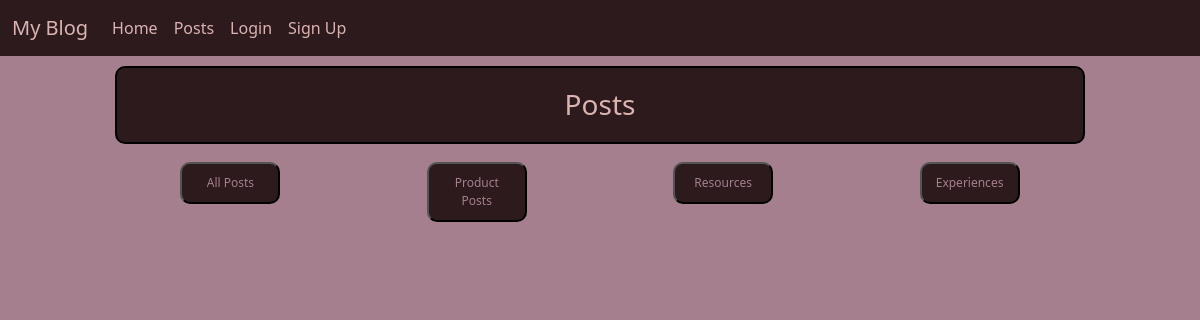
/posts/, run on an earlier commit of the app's database.
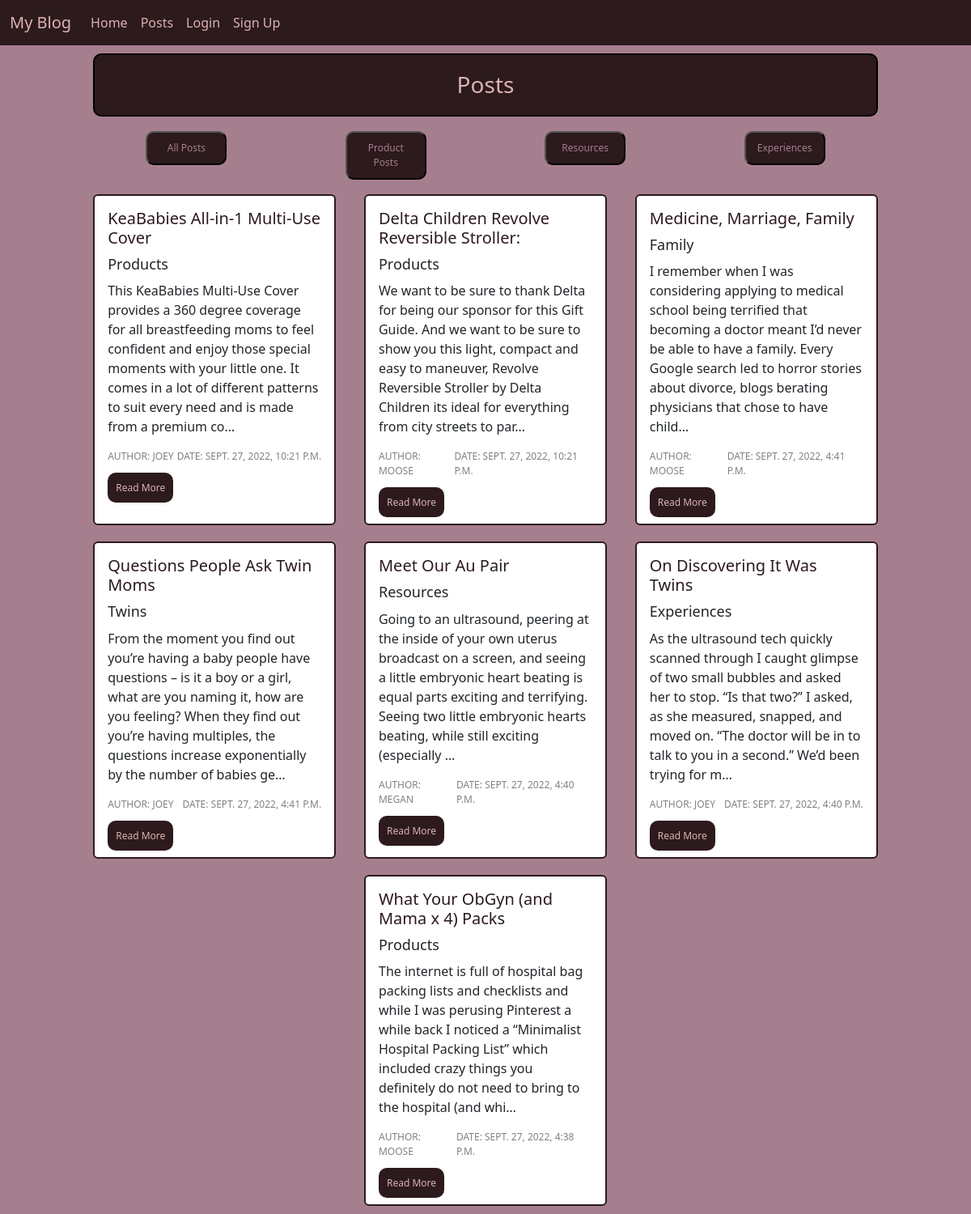
And on a later commit of the database.
### posts/models.py (models this page shows, shortened)
class Post(models.Model):
    title = models.CharField(max_length=45)
    body = models.TextField()
    category = models.CharField(max_length=45)
    created_on = models.DateTimeField(auto_now_add=True)
    author = models.ForeignKey(
        get_user_model(),
        on_delete=models.CASCADE
    )
    status = models.ForeignKey(
        Status,
        on_delete=models.CASCADE,
        blank=True,
        null=True
    )

### posts/views.py (the view)
# urls.py: path('', PostListView.as_view(), name='list'),
class PostListView(ListView):
    template_name = "posts/list.html"
    model = Post
    def get_context_data(self, **kwargs):
        context = super().get_context_data(**kwargs)
        pending_status = Status.objects.get(name="published")
        context['post_list'] = Post.objects.filter(status=pending_status).order_by('created_on').reverse()
        return context

### templates/posts/list.html (shortened to what this page needs)
{% extends 'base.html' %}
{% load static %}
{% block contents %}
    <h1>Posts</h1>
    <div class="d-flex justify-content-evenly">
        <div class="p-2"><button class="card-btns"><a href="{% url 'list' %}">All Posts</a></button></div>
        <div class="p-2"><button class="card-btns"><a href="{% url 'sale_list' %}">Product Posts</a></button></div>
        <div class="p-2"><button class="card-btns"><a href="{% url 'resource_list' %}">Resources</a></button></div>
        <div class="p-2"><button class="card-btns"><a href="{% url 'experience_list' %}">Experiences</a></button></div>
    </div>
    <div class="list-container">
        {% for post in post_list %}
            <div class="card">
                <div class="card-body">
                    <h5 class="card-title"><a href="{% url 'detail' post.id %}">{{ post.title }}</a></h5>
                    <h6 class="card-subtitle">{{ post.category }}</h6>
                    <p class="card-text">{{ post.body | truncatechars:250 }}</p>
                    <div class="author-div">
                        <p class="card-text">AUTHOR: {{ post.author }}</p>
                        <p class="card-text">DATE: {{ post.created_on }}</p>
                    </div>
                    <a href="{% url 'detail' post.id %}" class="card-btns">Read More</a>
                </div>
            </div>
        {% endfor %}
    </div>
{% endblock contents %}

What changed in the data, as far as the page shows it:
now on this page (row edited): Post: title "KeaBabies All-in-1 Multi-Use Cover", category "Products", body "This KeaBabies Multi-Use Cover provides a 360 degree coverage for all breastfeeding moms to feel confident and enjoy those special moments with your little one. It comes in a lot of different patterns to suit every need and is made from a premium co…", author "JOEY", created_on "SEPT. 27, 2022, 10:21 P.M."
now on this page (row edited): Post: title "Delta Children Revolve Reversible Stroller:", category "Products", body "We want to be sure to thank Delta for being our sponsor for this Gift Guide. And we want to be sure to show you this light, compact and easy to maneuver, Revolve Reversible Stroller by Delta Children its ideal for everything from city streets to par…", author "MOOSE", created_on "SEPT. 27, 2022, 10:21 P.M."
now on this page (row edited): Post: title "Medicine, Marriage, Family", category "Family", body "I remember when I was considering applying to medical school being terrified that becoming a doctor meant I’d never be able to have a family. Every Google search led to horror stories about divorce, blogs berating physicians that chose to have child…", author "MOOSE", created_on "SEPT. 27, 2022, 4:41 P.M."
now on this page (row edited): Post: title "Questions People Ask Twin Moms", category "Twins", body "From the moment you find out you’re having a baby people have questions – is it a boy or a girl, what are you naming it, how are you feeling? When they find out you’re having multiples, the questions increase exponentially by the number of babies ge…", author "JOEY", created_on "SEPT. 27, 2022, 4:41 P.M."
now on this page (row edited): Post: title "Meet Our Au Pair", category "Resources", body "Going to an ultrasound, peering at the inside of your own uterus broadcast on a screen, and seeing a little embryonic heart beating is equal parts exciting and terrifying. Seeing two little embryonic hearts beating, while still exciting (especially …", author "MEGAN", created_on "SEPT. 27, 2022, 4:40 P.M."
now on this page (row edited): Post: title "On Discovering It Was Twins", category "Experiences", body "As the ultrasound tech quickly scanned through I caught glimpse of two small bubbles and asked her to stop. “Is that two?” I asked, as she measured, snapped, and moved on. “The doctor will be in to talk to you in a second.” We’d been trying for m…", author "JOEY", created_on "SEPT. 27, 2022, 4:40 P.M."
now on this page (row edited): Post: title "What Your ObGyn (and Mama x 4) Packs", category "Products", body "The internet is full of hospital bag packing lists and checklists and while I was perusing Pinterest a while back I noticed a “Minimalist Hospital Packing List” which included crazy things you definitely do not need to bring to the hospital (and whi…", author "MOOSE", created_on "SEPT. 27, 2022, 4:38 P.M."
